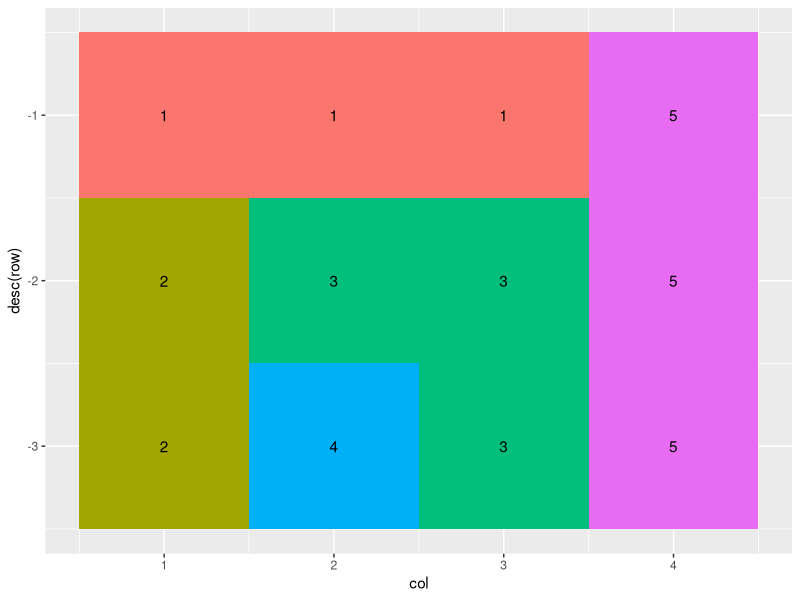
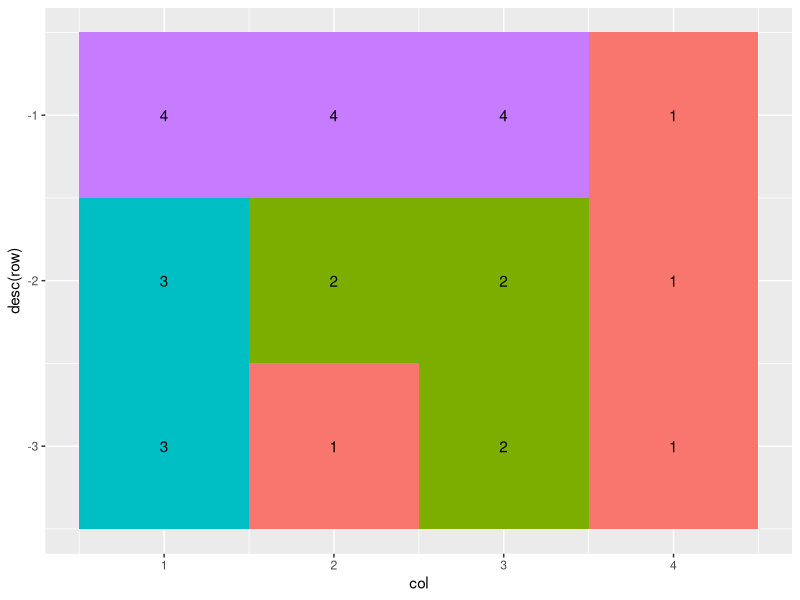
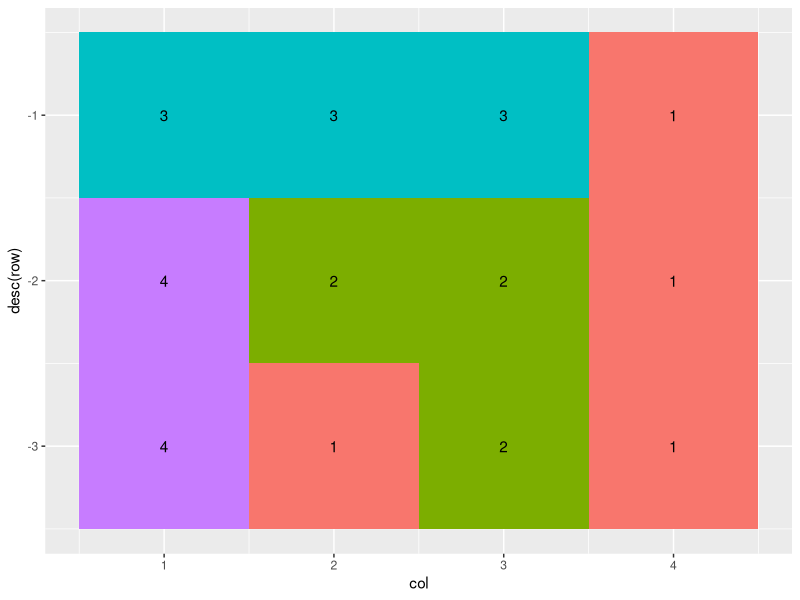
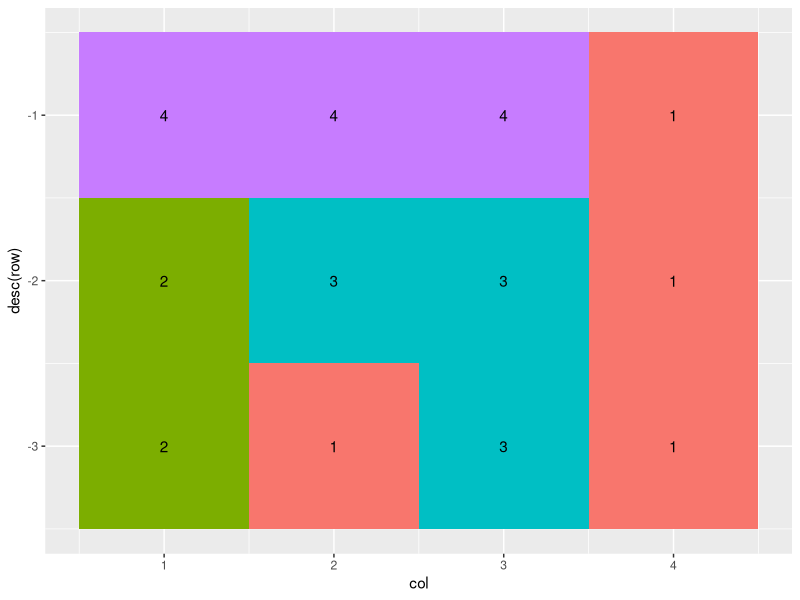
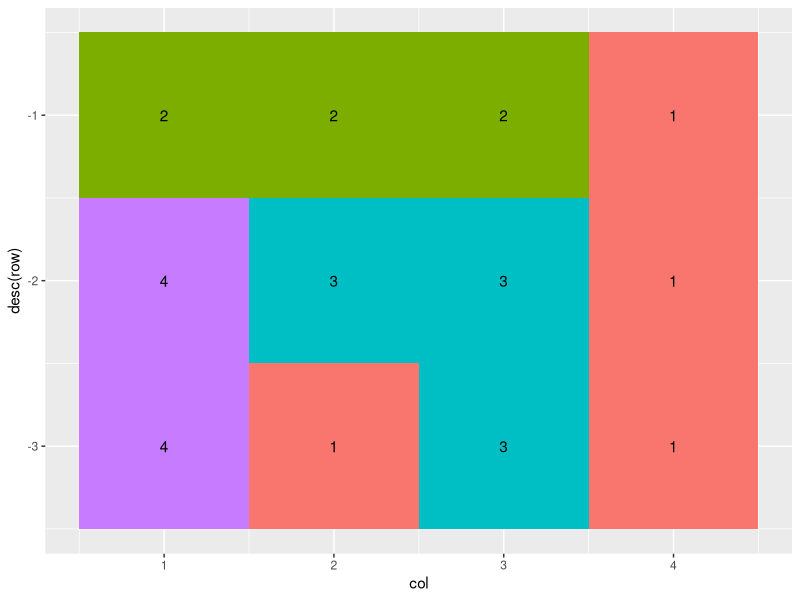
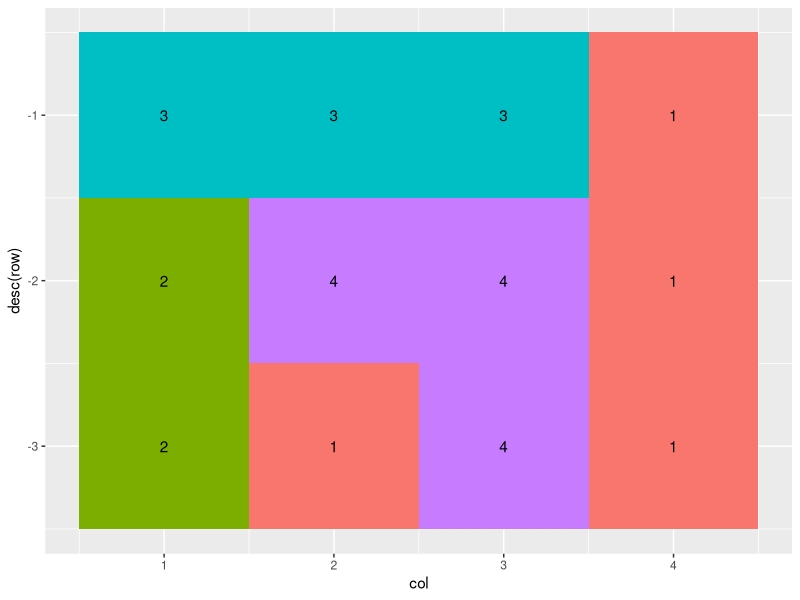
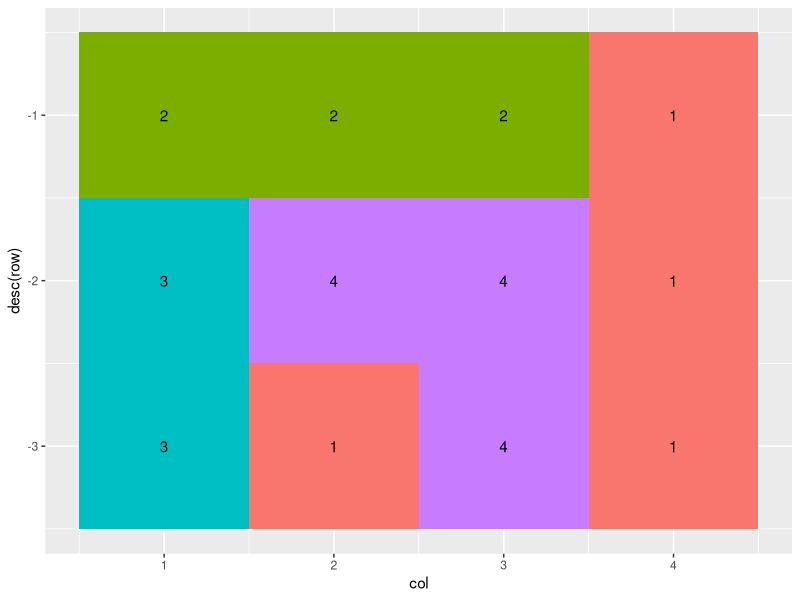
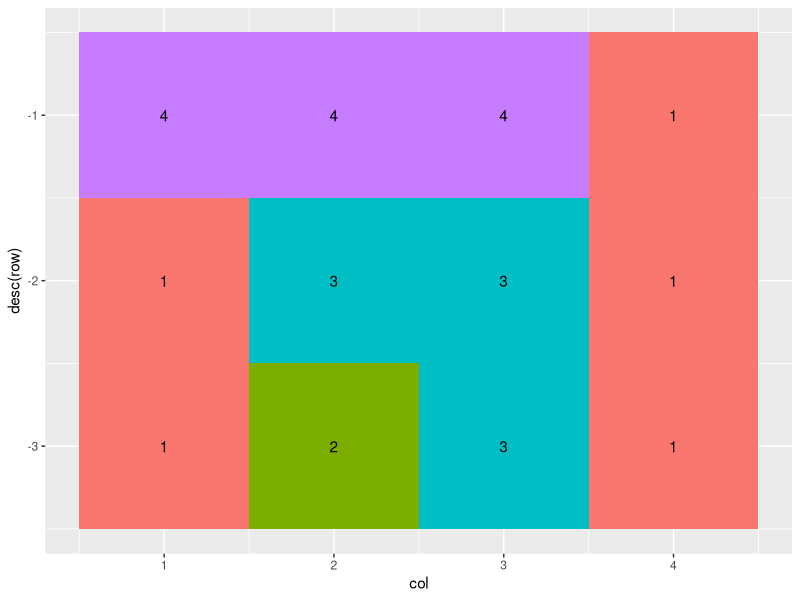

Recreate these plots in R, in order.
## ---- chunk 1
library(tidyverse)
## ---- chunk 2
max_color <- 4
m <- matrix(c(1,2,2,1,3,4,1,3,3,5,5,5),3)
print(m)
## ---- chunk 3
cbind(expand.grid(row = 1:3, col = 1:4), house = as.vector(m)) %>%
  ggplot(aes(col, desc(row))) +
  geom_tile(aes(fill=as.factor(house))) +
  geom_text(aes(label = house)) +
  guides(fill = FALSE)
## ---- chunk 4
adjacent <- rbind(tibble(A = as.vector(m[-nrow(m),]),  # rows: 1 ~ (nrow-1)
                         B = as.vector(m[-1,])),       # rows: 2 ~ nrow
                  tibble(A = as.vector(m[,-ncol(m)]),  # cols: 1 ~ (ncol-1)
                         B = as.vector(m[,-1])))       # cols: 2 ~ ncol
adjacent <- adjacent %>%
  filter(A != B) %>%
  unique
## ---- chunk 5
all_comb <- function(n) {
  if (n <= 1) {
    lapply(1:max_color, function(x) tibble(house = 1, fill = x))
  } else {
    l <- all_comb(n - 1)
    lapply(1:max_color, function(x) {
      lapply(l, function(d) rbind(d, tibble(house = n, fill = x)))
    }) %>% do.call("c", .)
  }
}

x <- unique(as.vector(m))
comb <- all_comb(length(x))
## ---- chunk 6
results <- sapply(comb, function(d) {
  adjacent %>%
    left_join(d, by = c("A" = "house")) %>%
    left_join(d, by = c("B" = "house")) %>%
    with(all(fill.x != fill.y &                                 # different color in adjacent houses
               length(unique(c(fill.x, fill.y))) == max_color)) # total four colors
})
## ---- chunk 7
print(sum(results))
## ---- chunk 8
for (i in which(results)) {
  g <- cbind(expand.grid(row = 1:3, col = 1:4), house = as.vector(m)) %>%
    left_join(comb[[i]], by = "house") %>%
    ggplot(aes(col, desc(row))) +
    geom_tile(aes(fill=as.factor(fill))) +
    geom_text(aes(label = fill)) +
    guides(fill = FALSE)
  print(g)
}
